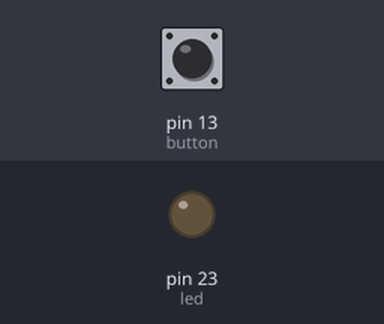
The sketch below on a simulated Arduino Mega 2560, built with avr-gcc and run on an emulated ATmega2560. Shown: output pins drawn as LEDs (lit = HIGH). The inputs (shaded band) are chosen by the test bench; at power-on: pin 13 (button) HIGH.

Above: at 1.2 s.
1.3 s: pin 13 (button) pulled LOW for 0.15 s
At 1.37 s:
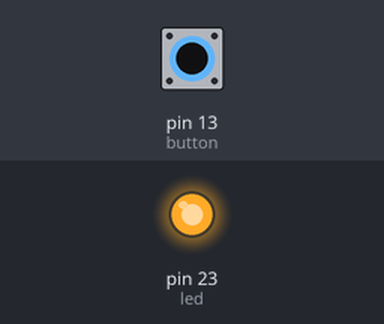
2.9 s: pin 13 (button) pulled LOW for 3.2 s
At 7.2 s:
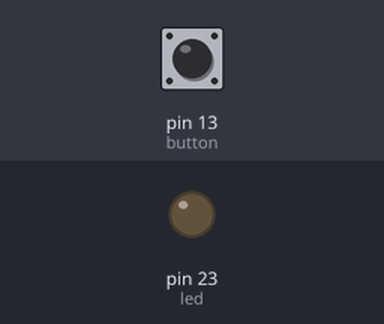
Timing chart, 0 to 8.7 s (numbered marks = the images above; inputs shaded):
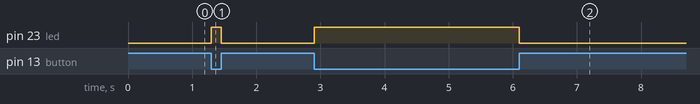

The sketch:

Trying_Read_Pinout.ino
```cpp
#define led 23
#define button 13


/*

  list of pinout that can be used as a reader

  right :
  23
  22
  1
  3
  21
  19
  18
  5
  17
  16
  4
  2     ( not responsive. Always generate 1)
  15

  The left one is the reverse of the right one.


  left :
  36
  39
  34
  35
  32  ( Normal )
  33  ( Normal )
  25  ( Normal )
  26  ( normal )
  27  ( normal )
  14  ( normal)
  12  ( normal )
  13  ( normal )

  what I mean by normal is that they work the same way as the right side.
  Beside the normal one, the natural state of the LED will be on ( the normal one should be off).
  And if we click the button, It will make the LED slightly lighter.


*/

void setup()
{
  pinMode(led,OUTPUT);
  pinMode(button,INPUT_PULLUP);
}

void loop()
{
  int state = digitalRead(button);
  if(!state)
  {
    digitalWrite(led,HIGH);
  }else digitalWrite(led,LOW);

}
```

Measured:
- after the input at 1.3 s, pin 23 (led): LOW → HIGH at once, → LOW 0.15 s later
- after the input at 2.9 s, pin 23 (led): LOW → HIGH at once, → LOW 3.2 s later
